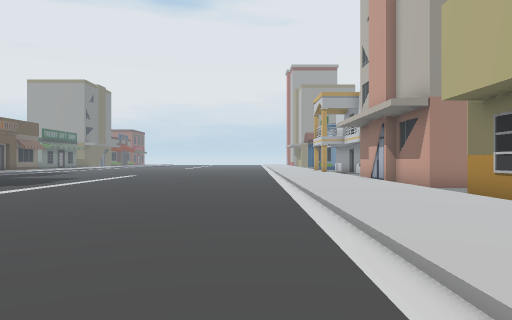
[1] (above)

24 first-person views from a walk through a 3-D level made in the Unity game engine. The camera is 1.5 m above the floor, looks level and sees 70° across. The floor is counted in squares, 2 m on a side. Each view is taken from the middle of a square. On the plan, view 1 faces up. The plan holds only what a view shows up to about 11 squares ahead; the rest is blank. The place goes on beyond the plan. Some surface patterns are stand-ins.

[2]
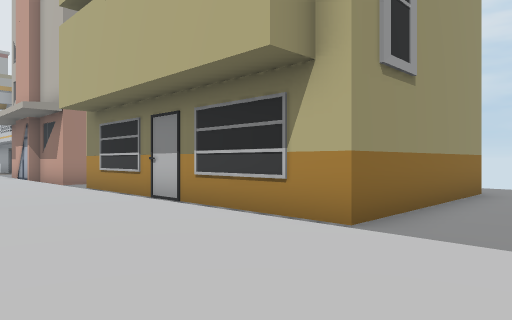

[3]
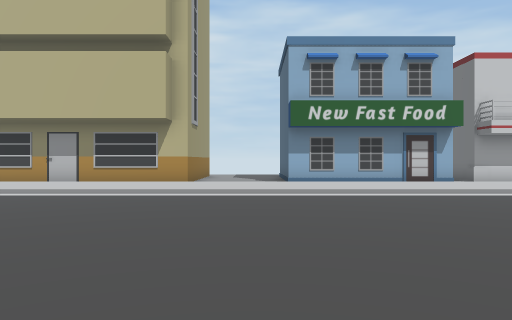

[4]
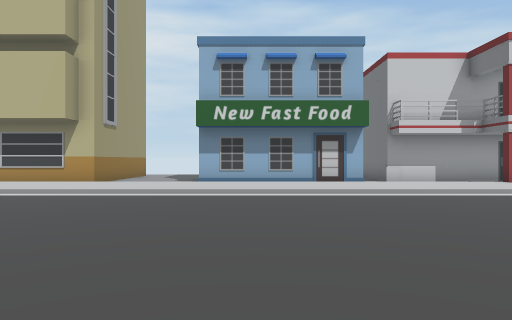

[5]
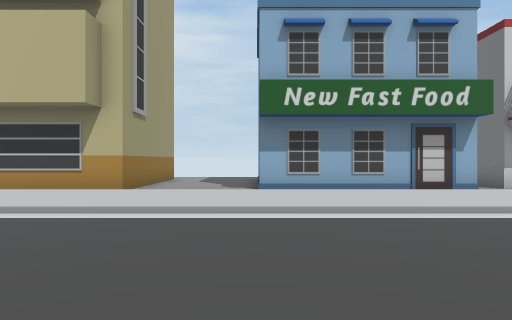

[6]
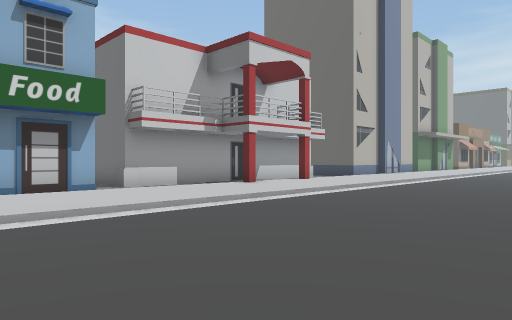

[7]
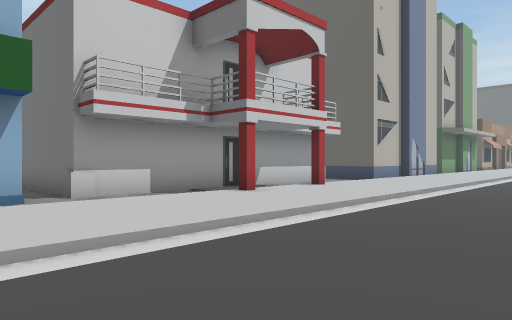

[8]
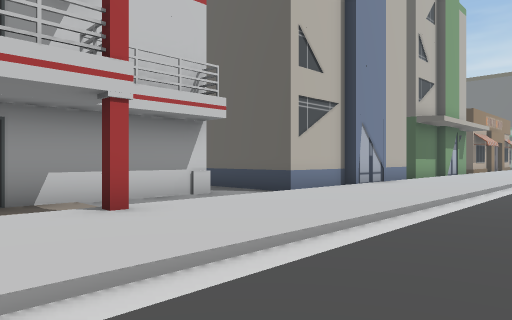

[9]
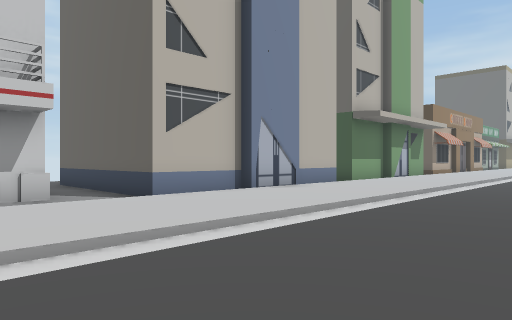

[10]
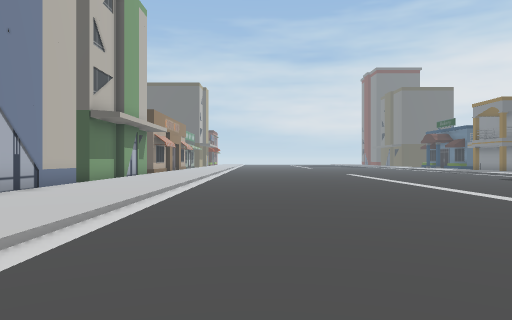

[11]
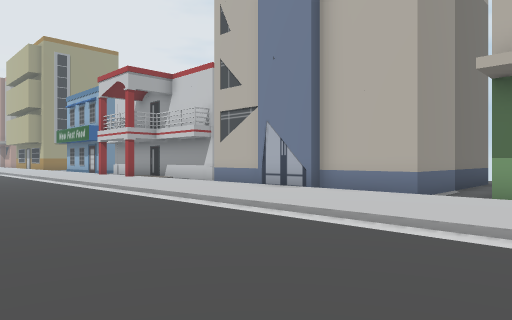

[12]
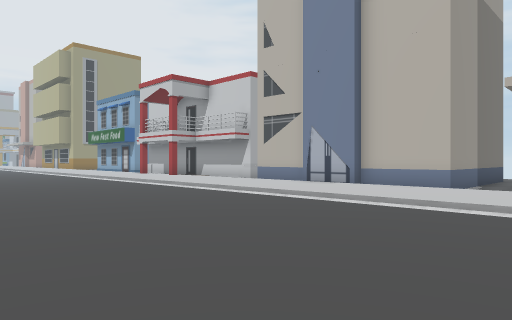

[13]
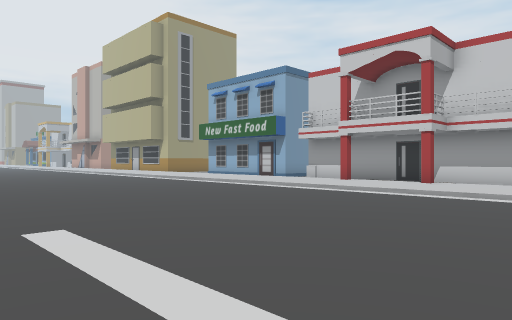

[14]
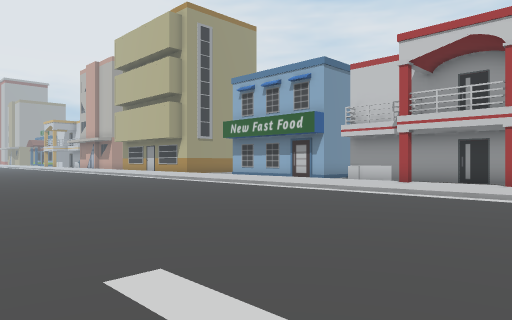

[15]
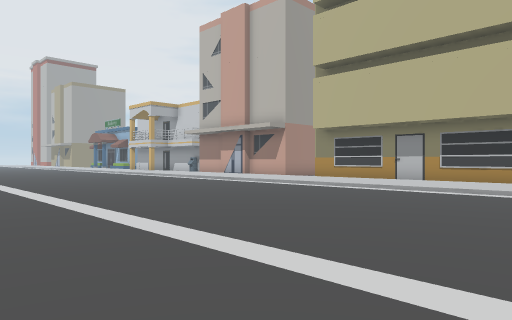

[16]
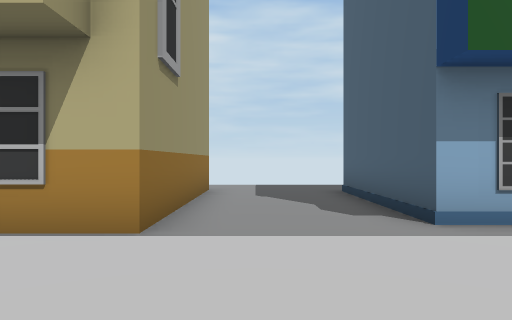

[17]
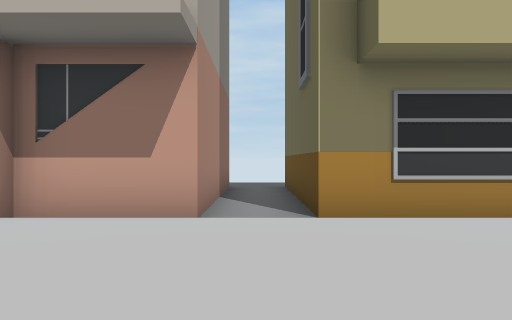

[18]
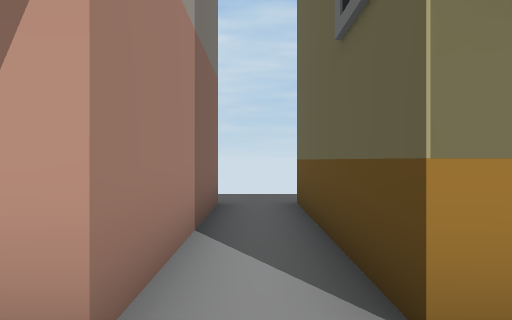

[19]
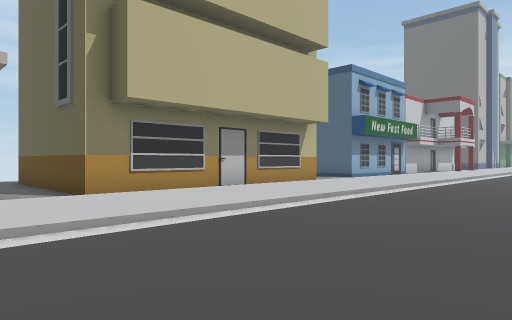

[20]
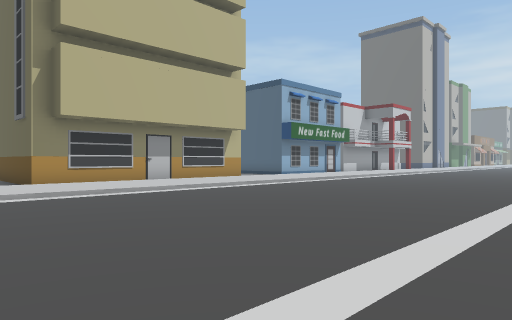

[21]
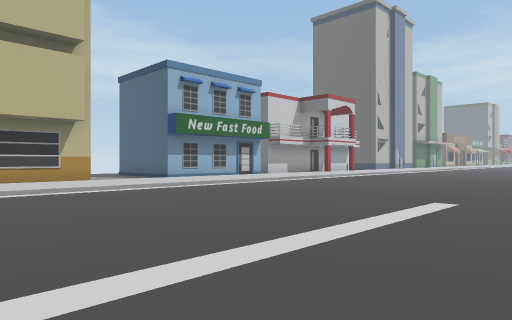

[22]
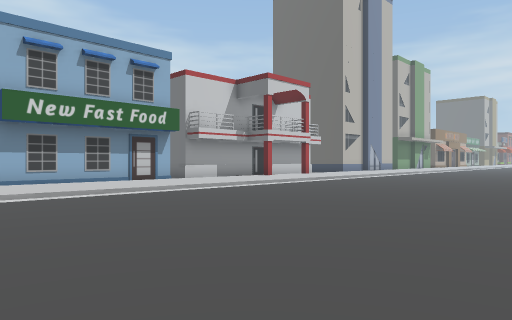

[23]
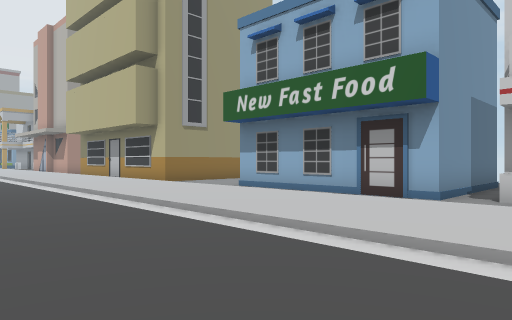

[24]
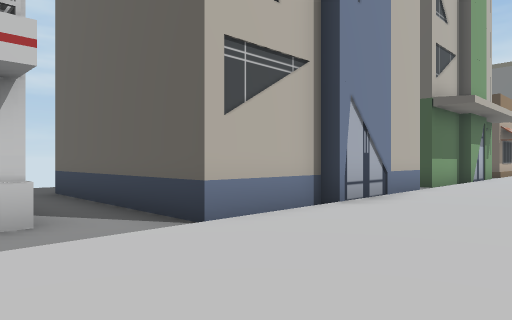

### Floor plan
Key: @ floor where view 1 was taken; # wall or solid block; . main floor; : floor 0.25 m higher than the main floor; / step, stairs or slope; B building.
Columns run from 8 left of view 1 to 9 right of it. Each row starts with its distance up from view 1.
 11  ......../::/B
 10  ......../::/BBBBB
  9  ......../::/.....
  8  ......../::/BBBBB
  7  ......../::/B
  6  ......../::/B
  5 ........./::/B
  4  ......../::/B
  3 ........./::/B
  2 ........./::/B
  1 ........./::/BBBBB
  0  .......@/::/.....
 -1 ........./::/.....
 -2  ......../::/.....
 -3  ......../::/.BBBB
 -4  ......../::/.B
 -5  ......../::/.B
 -6   ......./::/.B
 -7   ......./::/.B
 -8   ......./::/.BBBB
 -9   ......./::/.....
-10   ......./::/.####
-11   ......./::/.#
-12   ......./::#.#
-13   ......./::/.#
-14  ......../::/.#
-15  ......../::#.#
-16  ......../::/.#
-17  ......../::/.#
-18   ......./::/.#
-19  . ....../::/.....
-20    ....../::/BBBBB
-21    ....../::/B
-22   ......./::BB
-23  ......../::B
-24  ......../::/B
-25 ........./::/B
-26 ........./::/BBBBB
-27    ....../::/....
-28     ...../::/B
-29    . ..../ :/B

Positions as (right, up) in squares from view 1, and headings:
1: (0, 0), facing up
2: (1, -2), facing up-right
3: (-7, -2), facing right
4: (-7, -5), facing right
5: (-4, -3), facing right
6: (-4, -5), facing down-right
7: (-2, -7), facing down-right
8: (-1, -13), facing down-right
9: (-2, -16), facing down-right
10: (-1, -15), facing down
11: (-3, -29), facing up-right
12: (-5, -29), facing up-right
13: (-7, -19), facing up-right
14: (-7, -17), facing up-right
15: (-8, -1), facing up-right
16: (1, -1), facing right
17: (0, 9), facing right
18: (3, 9), facing right
19: (-3, 11), facing down-right
20: (-7, 11), facing down-right
21: (-8, 5), facing down-right
22: (-7, -1), facing down-right
23: (-2, -11), facing up-right
24: (1, -17), facing down-right
